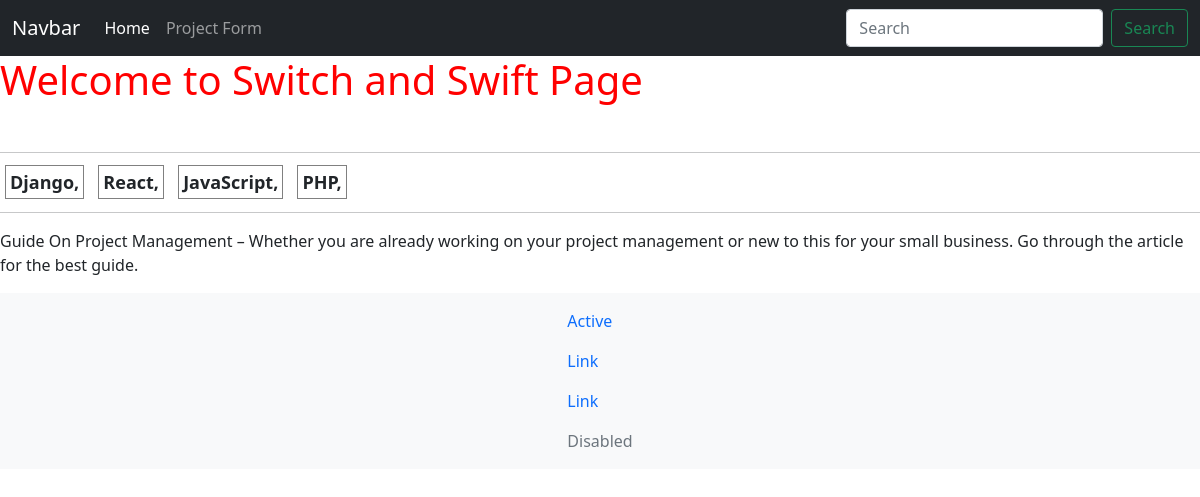
The app's page /project/5e89a965-2141-489a-8e27-73574c45962f/ with its own data.
### dev_app/models.py (models this page shows, shortened)
class Project(models.Model):
    title = models.CharField(max_length=200)
    description = models.TextField(null=True,blank=True)
    demo_link = models.CharField(max_length=2000,null=True,blank=True)
    source_link = models.CharField(max_length=2000,null=True,blank=True)
    tag = models.ManyToManyField('Tag',blank=True)
    vote_total = models.IntegerField(default=0,null=True,blank=True)
    vote_ratio = models.IntegerField(default=0,null=True,blank=True)
    created = models.DateTimeField(auto_now_add=True)
    id = models.UUIDField(default=uuid.uuid4,unique=True,primary_key=True,editable=False)

class Tag (models.Model):
    name = models.CharField(max_length=200)
    created = models.DateTimeField(auto_now_add=True)
    id = models.UUIDField(default=uuid.uuid4,unique=True,primary_key=True,editable=False)

### dev_app/views.py (the view)
# urls.py: path('project/<str:pk>/',views.project,name='project'),
def project(request,pk):
    project = Project.objects.get(pk=pk)
    tags = Tag.objects.all()
    context = {
        'project':project,
        'tags':tags
    }
    return render(request,'single-projects.html',context)

### templates/single-projects.html
{%extends 'base.html' %} {%load static%}{%block content%}
<h1 class="single">Welcome to {{project.title}} Page</h1>
<br />
<hr />
{%for tag in tags %}
<span class="single_span"><b>{{tag.name}},</b></span>
{%endfor%}
<hr />
<p>{{project.description}}</p>
{%endblock%}

### static/css/style.css (style rules this page uses)
.single { color: red !important; }
.single_span { border: 1px solid gray; font-size: large; padding: 4px; margin: 5px; }

### records on screen
Project: title "Switch and Swift", description "Guide On Project Management – Whether you are already working on your project management or new to this for your small business. Go through the article for the best guide."
Tag: name "Django"
Tag: name "React"
Tag: name "JavaScript"
Tag: name "PHP"
